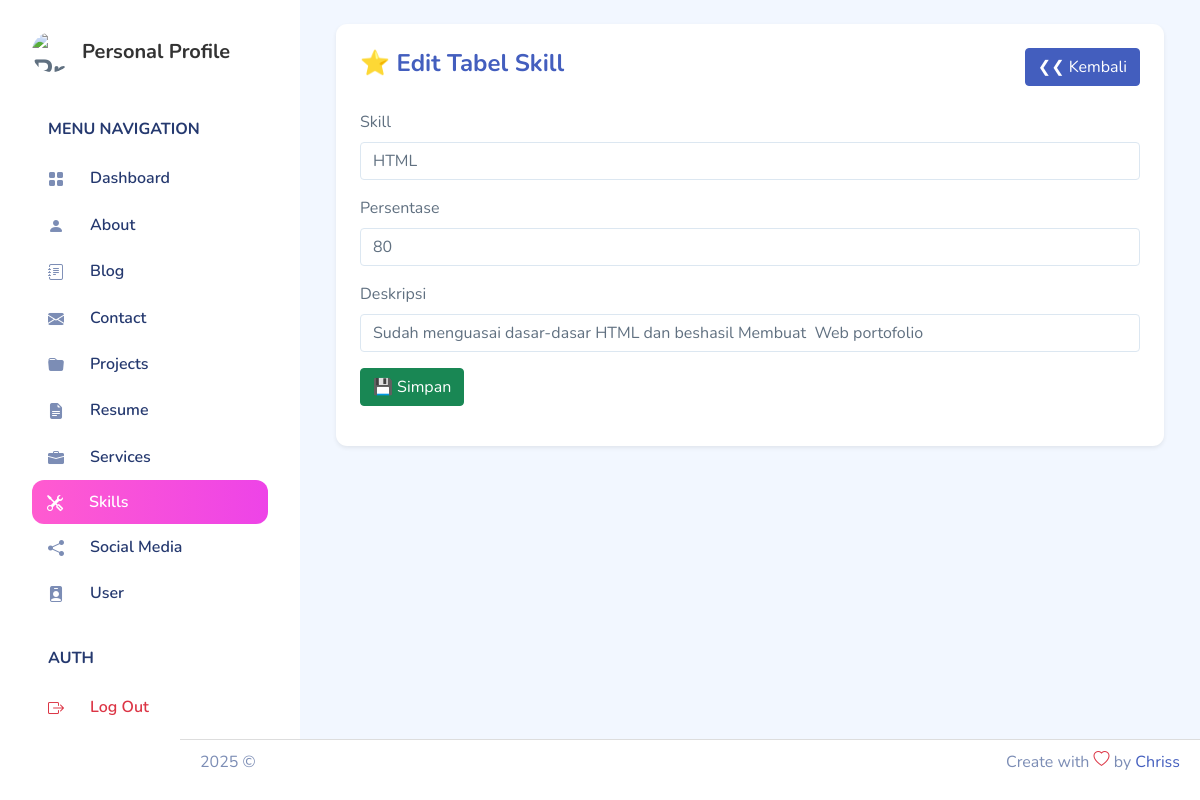
/backend/pages/skill/edit.php?id=1, run on the app's committed database.
### tables this page shows
CREATE TABLE `skills` (
  `id` int NOT NULL,
  `skill` varchar(100) NOT NULL,
  `percent` int DEFAULT NULL,
  `description` text,
  `created_at` timestamp NULL DEFAULT CURRENT_TIMESTAMP,
  `updated_at` timestamp NULL DEFAULT CURRENT_TIMESTAMP ON UPDATE CURRENT_TIMESTAMP
);

### backend/action/skill/show.php (called while the page is built, shortened)
<?php
include_once '../../app.php';
$id = $_GET['id'];
$qSelect = "SELECT * FROM skills WHERE id='$id'";
$result = mysqli_query($connect, $qSelect) or die(mysqli_error($connect));
$skills = $result->fetch_object();

### backend/pages/skill/edit.php (the view, shortened to what this page needs)
<?php include '../../partials/header.php'; ?>
<?php include '../../partials/sidebar.php'; ?>
<div class="container-fluid page-body-wrapper">
    <div id="main" class="p-4">
        <div class="card border-0 shadow-sm">
            <div class="card-body">
                <div class="table-responsive">
                    <div class="d-flex align-items-center justify-content-between mb-4">
                        <h4 class="fw-bold text-primary">⭐ Edit Tabel Skill</h4>
                        <a href="./index.php" class="btn btn-primary">❮❮ Kembali</a>
                    </div>
                    <table class="table table-modern align-middle">
                        <?php
                        include '../../action/skill/show.php';
                        ?>
                        <form action="../../action/skill/update.php?id=<?= $skills->id ?>" method="POST" enctype="multipart/form-data">
                            <div class="mb-3">
                                <label for="skillInput" class="form-label">Skill</label>
                                <input type="text" name="skill" class="form-control" id="skillInput"
                                    placeholder="Masukkan skill.."
                                    required value="<?= $skills->skill ?>"
                                    maxlength="255">
                            </div>
                            <div class="mb-3">
                                <label for="percentInput" class="form-label">Persentase</label>
                                <input type="number" name="percent" class="form-control" id="percentInput"
                                    placeholder="0-100" required value="<?= $skills->percent ?>">
                            </div>
                            <div class="mb-3">
                                <label for="descriptionInput" class="form-label">Deskripsi</label>
                                <input type="text" name="description" class="form-control" id="descriptionInput"
                                    placeholder="Masukan Deskripsi.." required value="<?= $skills->description ?>">
                            </div>
                            <div class="d-flex gap-2">
                                <button type="submit" class="btn btn-success" name="tombol">💾 Simpan</button>
                            </div>
                        </form>
                    </table>
                </div>
            </div>
        </div>
        <?php include '../../partials/footer.php'; ?>
    </div>
</div>

### backend/pages/skill/edit.php (style rules this page uses)
.table-modern { border-collapse: separate; border-spacing: 0 10px; }

### backend/partials/footer.php (style rules this page uses)
html, body { height: 100%; margin: 0; }
#main { flex: 1; padding-bottom: 60px; }

### data on the page
skills: skill "HTML", percent "80", description "Sudah menguasai dasar-dasar HTML dan beshasil Membuat Web portofolio"
